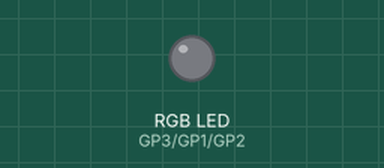
This program was run on a simulated Raspberry Pi Pico running MicroPython. Shown: an RGB LED mixed from three pins (HIGH = lit). Dim RGB values are drawn brighter than linear.

Above: at 0.05 s.
At 4.95 s:
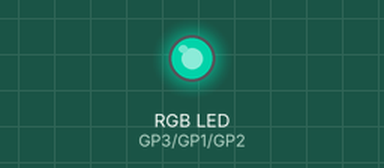
At 9.96 s:
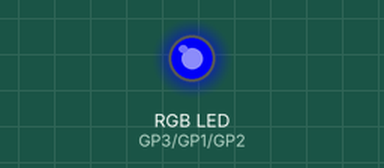
At 19.97 s:
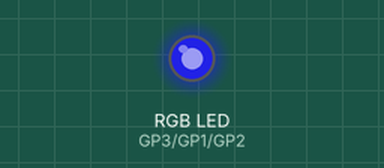
At 29.88 s:
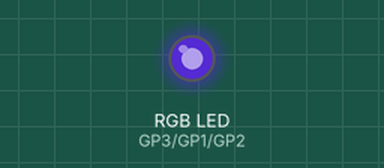
At 39.89 s:
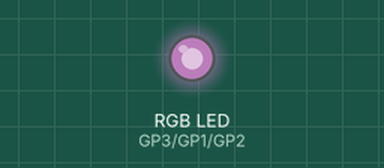
Timing chart, 0 to 40.0 s (numbered marks = the images above):
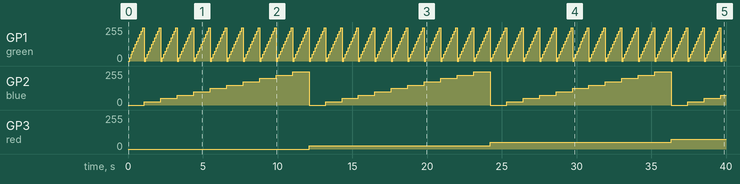

The program:

rgb_combinations.py
```python
from machine import Pin,PWM
import utime
red=Pin(3,Pin.OUT)
blue=Pin(2,Pin.OUT)
green=Pin(1,Pin.OUT)
redPwm=PWM(red)
redPwm.freq(1000)
bluePwm=PWM(blue)
bluePwm.freq(1000)
greenPwm=PWM(green)
greenPwm.freq(1000)

def glow(_red,_blu,_gre): # red, blue, green  combination  max(255,255,255)
    if _blu>255 or _red>255 or _gre>255:
        return
    redPwm.duty_u16(int(_red/255*65535))
    bluePwm.duty_u16(int(_blu/255*65535))
    greenPwm.duty_u16(int(_gre/255*65535))
    utime.sleep(0.1)

for i in range(0,255,25):
    for j in range(0,255,25):
        for k in range(0,255,25):
            glow(i,j,k)

print('done')
```

Measured:
- by itself, GP3 (red): 0/255 → 25/255 at 12.1 s, → 50/255 12.1 s later, → 75/255 12.1 s later
- by itself, GP2 (blue): repeats every 12.1 s: 50/255 1.1 s, 75/255 1.1 s, 100/255 1.1 s, 125/255 1.1 s, 150/255 1.1 s, 175/255 1.1 s, 200/255 1.1 s, 225/255 1.1 s, 250/255 1.1 s, 0/255 1.1 s, 25/255 1.1 s
- by itself, GP1 (green): repeats every 1.1 s: 50/255 0.10 s, 75/255 0.10 s, 100/255 0.10 s, 125/255 0.10 s, 150/255 0.10 s, 175/255 0.10 s, 200/255 0.10 s, 225/255 0.10 s, 250/255 0.10 s, 0/255 0.10 s, 25/255 0.10 s
